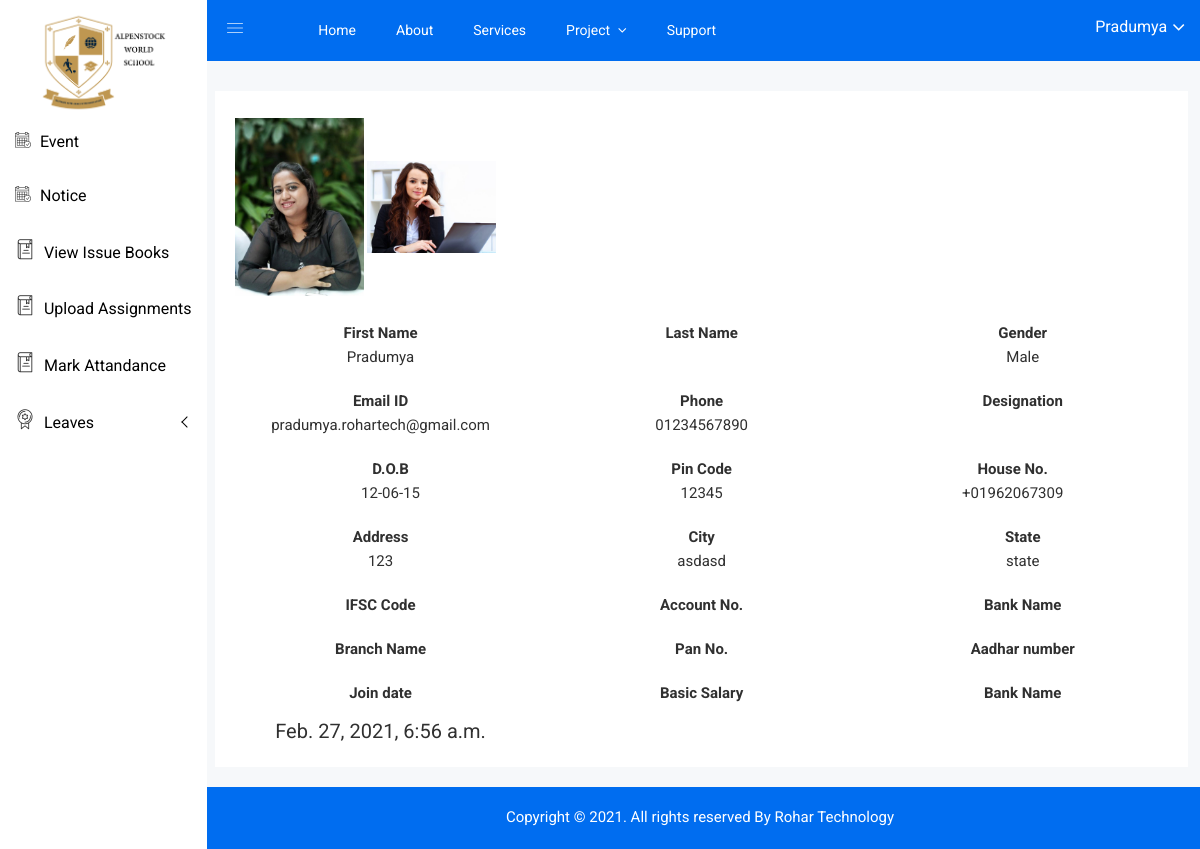
Screenshot of /teacher/ (signed in) with the database file from the repository.
### admins/models/professor.py (models this page shows, shortened)
class Teacher(models.Model):
    username = models.CharField(max_length=20, default="TE")
    password = models.CharField(max_length=500, default="")
    first_name = models.CharField(max_length=20, default="")
    last_name = models.CharField(max_length=20, default="")
    gender = models.CharField(max_length=6, default="")
    dob = models.CharField(max_length=20)
    address = models.TextField()
    country = models.CharField(max_length=20, default="")
    state = models.CharField(max_length=20, default="")
    city = models.CharField(max_length=20, default="")
    zipcode = models.CharField(max_length=10, default="")
    phone = models.CharField(max_length=30, default="")
    email = models.EmailField(max_length = 254, default="")
    designation = models.CharField(max_length=20, default="")
    qualification = models.CharField(max_length=30, default="")
    basic_salary = models.CharField(max_length=30, default="")
    contract_type = models.CharField(max_length=30, default="")
    work_shift = models.CharField(max_length=30, default="")
    bank_name = models.CharField(max_length=20, default="")
    branch_name = models.CharField(max_length=20, default="")
    account_number = models.CharField(max_length=20, default="")
    ifsc_code = models.CharField(max_length=20, default="")
    aadhar_number = models.CharField(max_length=20, default="")
    pancard_number = models.CharField(max_length=20, default="")
    descripation = models.TextField()
    image = models.ImageField(upload_to="teacher", blank=True, null=True)
    date_joined = models.DateTimeField(verbose_name='date_joined', auto_now_add=True)

### admins/middleware/auth.py (the view)
    def middleware(request, *args, **kwargs):
        returnUrl = request.META['PATH_INFO']
        print(returnUrl)
        if not request.session.get('user'):
           return redirect(f'/login?return_url={returnUrl}')
        response = get_response(request, *args, **kwargs)
        return response

### admins/templates/teachers/index.html (shortened to what this page needs)
{% extends './basic.html' %}
{% load static %}
{% block body %}
<div class="single-pro-review-area mt-t-30 mg-b-15" style="margin-top:90px">
            <div class="container-fluid">
                <div class="row">
                    <div class="col-lg-4 col-md-4 col-sm-4 col-xs-12">
                        <div class="profile-info-inner">
                            <div class="profile-img">
                                {% if user.image %}
                                <img src="{{user.image.url}}" alt="" />
                                {% endif %}
                                <img src="img/profile/1.jpg" alt="" />
                            </div>
                            <div class="profile-details-hr">
                                <div class="row">
                                    <div class="col-md-4 col-sm-4 col-xs-4">
                                        <div class="address-hr">
                                            <p><b>First Name</b><br /> {{user.first_name}}</p>
                                        </div>
                                    </div>
                                    <div class=" col-md-4 col-sm-4 col-xs-4">
                                        <div class="address-hr">
                                            <p><b>Last Name</b><br />{{user.lase_name}}</p>
                                        </div>
                                    </div>
                                    <div class=" col-md-4 col-sm-4 col-xs-4">
                                        <div class="address-hr tb-sm-res-d-n dps-tb-ntn">
                                            <p><b>Gender</b><br />{{user.gender}}</p>
                                        </div>
                                    </div>
                                </div>
                                <div class="row">
                                    <div class=" col-md-4 col-sm-4 col-xs-4">
                                        <div class="address-hr">
                                            <p><b>Email ID</b><br /> {{user.email}}</p>
                                        </div>
                                    </div>
                                    <div class=" col-md-4 col-sm-4 col-xs-4">
                                        <div class="address-hr tb-sm-res-d-n dps-tb-ntn">
                                            <p><b>Phone</b><br /> {{user.phone}}</p>
                                        </div>
                                    </div>
                                    <div class=" col-md-4 col-sm-4 col-xs-4">
                                        <div class="address-hr tb-sm-res-d-n dps-tb-ntn">
                                            <p><b>Designation</b><br />{{user.designation}}</p>
                                        </div>
                                        </div>
                                    </div>
                                    <div class=" col-md-4 col-sm-4 col-xs-4">
                                        <div class="address-hr tb-sm-res-d-n dps-tb-ntn">
                                            <p><b>D.O.B</b><br /> {{user.dob}}</p>
                                        </div>
                                    </div>
                                    <div class=" col-md-4 col-sm-4 col-xs-4">
                                        <div class="address-hr tb-sm-res-d-n dps-tb-ntn">
                                            <p><b>Pin Code</b><br /> {{user.zipcode}}</p>
                                        </div>
                                    </div>
                                    <div class=" col-md-4 col-sm-4 col-xs-4">
                                        <div class="address-hr tb-sm-res-d-n dps-tb-ntn">
                                            <p><b>House No.</b><br /> +01962067309</p>
                                        </div>
                                </div>
                                <div class="row">
                                    <div class=" col-md-4 col-sm-4 col-xs-4">
                                        <div class="address-hr">
                                            <p><b>Address</b><br /> {{user.address}}</p>
                                        </div>
                                    </div>
                                    <div class=" col-md-4 col-sm-4 col-xs-4">
                                        <div class="address-hr">
                                            <p><b>City</b><br /> {{user.city}}</p>
                                        </div>
                                    </div>
                                    <div class=" col-md-4 col-sm-4 col-xs-4">
                                        <div class="address-hr">
                                            <p><b>State</b><br /> {{user.state}}</p>
                                        </div>
                                    </div>
                                </div>
                                <div class="row">
                                    <div class=" col-md-4 col-sm-4 col-xs-4">
                                        <div class="address-hr">
                                            <p><b>IFSC Code</b><br />
                                        </div>
                                    </div>
                                    <div class=" col-md-4 col-sm-4 col-xs-4">
                                        <div class="address-hr">
                                            <p><b>Account No.</b><br />
                                        </div>
                                    </div>
                                    <div class=" col-md-4 col-sm-4 col-xs-4">
                                        <div class="address-hr">
                                            <p><b>Bank Name</b><br />
                                        </div>
                                    </div>
                                </div>
                                <div class="row">
                                    <div class=" col-md-4 col-sm-4 col-xs-4">
                                        <div class="address-hr">
                                            <p><b>Branch Name</b><br />
                                        </div>
                                    </div>
                                    <div class=" col-md-4 col-sm-4 col-xs-4">
                                        <div class="address-hr">
                                            <p><b>Pan No.</b><br />
                                        </div>
                                    </div>
                                    <div class=" col-md-4 col-sm-4 col-xs-4">
                                        <div class="address-hr">
                                            <p><b>Aadhar number </b><br />
                                        </div>
                                    </div>
                                </div>
                                <div class="row">
                                    <div class=" col-md-4 col-sm-4 col-xs-4">
                                        <div class="address-hr">
                                            <p><b>Join date</b><br />
                                            <h3>{{user.date_joined}}</h3>
                                        </div>
                                    </div>
                                    <div class=" col-md-4 col-sm-4 col-xs-4">
                                        <div class="address-hr">
                                            <p><b>Basic Salary</b><br />
                                        </div>
                                    </div>
                                    <div class=" col-md-4 col-sm-4 col-xs-4">
                                        <div class="address-hr">
                                            <p><b>Bank Name</b><br />
                                        </div>
                                    </div>
                                </div>
                            </div>
                        </div>
                    </div>
                </div>
            </div>
        </div>
{% endblock %}

### admins/templates/teachers/basic.html (shortened to what this page needs)
{% extends 'alpen_admin/base.html' %}
{% load static %}
{% block mainbody %}
<div class="left-sidebar-pro">
    <nav id="sidebar" class="">
        <div class="sidebar-header">
            <a href="https://www.alpenstockworldschool.com/"><img class="main-logo" src="{% static 'img/logo/logo.png' %}" alt="" /></a>
        </div>
        <div class="left-custom-menu-adp-wrap comment-scrollbar">
            <nav class="sidebar-nav left-sidebar-menu-pro">
                <ul class="metismenu" id="menu1">
                    <li>
                        <a title="event" href="{% url 'teacher_event' %}" aria-expanded="false"><span class="educate-icon educate-event icon-wrap sub-icon-mg" aria-hidden="true"></span> <span class="mini-click-non">Event</span></a>
                    </li>
                    <li>
                        <a title="Notice" href="{% url 'teacher_notice' %}" aria-expanded="false"><span class="educate-icon educate-event icon-wrap sub-icon-mg" aria-hidden="true"></span> <span class="mini-click-non">Notice</span></a>
                    </li>
                     <li>
                        <a title="Issue Books" href="{% url 'issue_books' %}" aria-expanded="false"><span class="educate-icon educate-library icon-wrap" aria-hidden="true"></span> <span class="mini-click-non">View Issue Books</span></a>
                    </li>
                    <li>
                        <a href="#" aria-expanded="false"><span class="educate-icon educate-library icon-wrap" aria-hidden="true"></span> <span class="mini-click-non">Upload Assignments</span></a>
                    </li>
                    <li>
                       <a href="#" aria-expanded="false"><span class="educate-icon educate-library icon-wrap" aria-hidden="true"></span> <span class="mini-click-non">Mark Attandance</span></a>
                    </li>
                    <li>
                        <a class="has-arrow" aria-expanded="false"><span class="educate-icon educate-department icon-wrap"></span> <span class="mini-click-non">Leaves</span></a>
                    </li>
                </ul>
            </nav>
        </div>
    </nav>
</div>
    <div class="all-content-wrapper">
        <div class="header-advance-area">
    <div class="header-top-area">
        <div class="container-fluid">
            <div class="row">
                <div class="col-lg-12 col-md-12 col-sm-12 col-xs-12">
                    <div class="header-top-wraper">
                        <div class="row">
                            <div class="col-lg-1 col-md-0 col-sm-1 col-xs-12">
                                <div class="menu-switcher-pro">
                                    <button type="button" id="sidebarCollapse" class="btn bar-button-pro header-drl-controller-btn btn-info navbar-btn">
                                            <i class="educate-icon educate-nav"></i>
                                        </button>
                                </div>
                            </div>
                            <div class="col-lg-6 col-md-7 col-sm-6 col-xs-12">
                                <div class="header-top-menu tabl-d-n">
                                    <ul class="nav navbar-nav mai-top-nav">
                                        <li class="nav-item"><a href="{% url 'teacher_home' %}" class="nav-link">Home</a>
                                        </li>
                                        <li class="nav-item"><a href="#" class="nav-link">About</a>
                                        </li>
                                        <li class="nav-item"><a href="#" class="nav-link">Services</a>
                                        </li>
                                        <li class="nav-item dropdown res-dis-nn">
                                            <a href="#" data-toggle="dropdown" role="button" aria-expanded="false" class="nav-link dropdown-toggle">Project <span class="angle-down-topmenu"><i class="fa fa-angle-down"></i></span></a>
                                        </li>
                                        <li class="nav-item"><a href="#" class="nav-link">Support</a>
                                        </li>
                                    </ul>
                                </div>
                            </div>
                            <div class="col-lg-5 col-md-5 col-sm-12 col-xs-12">
                                <div class="header-right-info">
                                    <ul class="nav navbar-nav mai-top-nav header-right-menu">
                                        <li class="nav-item">
                                            <a href="#" data-toggle="dropdown" role="button" aria-expanded="false" class="nav-link dropdown-toggle">
                                                    <span class="admin-name">{{ request.session.name }}</span>
                                                    <i class="fa fa-angle-down edu-icon edu-down-arrow"></i>
                                                </a>
                                        </li>
                                    </ul>
                                </div>
                            </div>
                        </div>
                    </div>
                </div>
            </div>
        </div>
    </div>
</div>
        {% block body %}{% endblock %}
        <div class="footer-copyright-area">
            <div class="container-fluid">
                <div class="row">
                    <div class="col-lg-12">
                        <div class="footer-copy-right">
                            <p>Copyright © 2021. All rights reserved By <a href="#">Rohar Technology</a></p>
                        </div>
                    </div>
                </div>
            </div>
        </div>
    </div>
{% endblock %}

### rows the page displays
Teacher: session.name "Pradumya", image (picture), first_name "Pradumya", gender "Male", email "pradumya.rohartech@gmail.com", phone "01234567890", dob "12-06-15", zipcode "12345", address "123", city "asdasd", state "state", date_joined "Feb. 27, 2021, 6:56 a.m."
